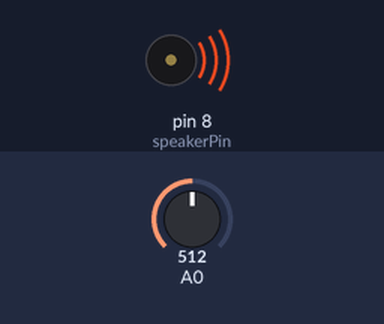
The sketch below on a simulated Arduino Uno, built with avr-gcc and run on an emulated ATmega328P. Parts: buzzer (waves = sounding). Inputs (shaded band) come from the test bench; at power-on: A0 = 512. What the sketch prints to the serial monitor is not drawn.

Above: at 1.2 s.
1.3 s: A0 set to 523
Timing chart, 0 to 4.3 s (numbered marks = the images above; inputs shaded):
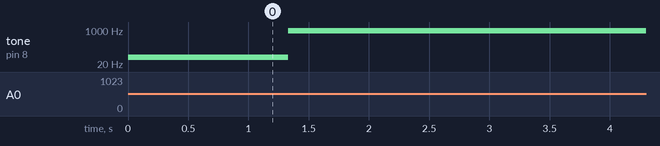

Measured:
- after the input at 1.3 s, tone on pin 8 (speakerPin): 44 Hz → 896 Hz at once

The sketch:

pot_tone.ino
```cpp
#include <TinkerKit.h>

int sensorPin = A1;
int sensorValue = 0;
int threshold = 100;
int toneDuration = 262;
int toneFreq = 462;
int speakerPin = 8;
TKPotentiometer pot(I0);

void setup(){
  Serial.begin(9600);
}

void loop(){
  float potVal = pot.read();
  int f = 44 + (potVal / 1.2f);
  noTone(speakerPin);
  tone(speakerPin, f);

  Serial.print("Sensor = ");
  Serial.print(sensorValue, DEC);
  Serial.print(", Pot = ");
  Serial.print(potVal, DEC);
  Serial.print(", Freq = ");
  Serial.println(f, DEC);

  delay(10);
}
```
